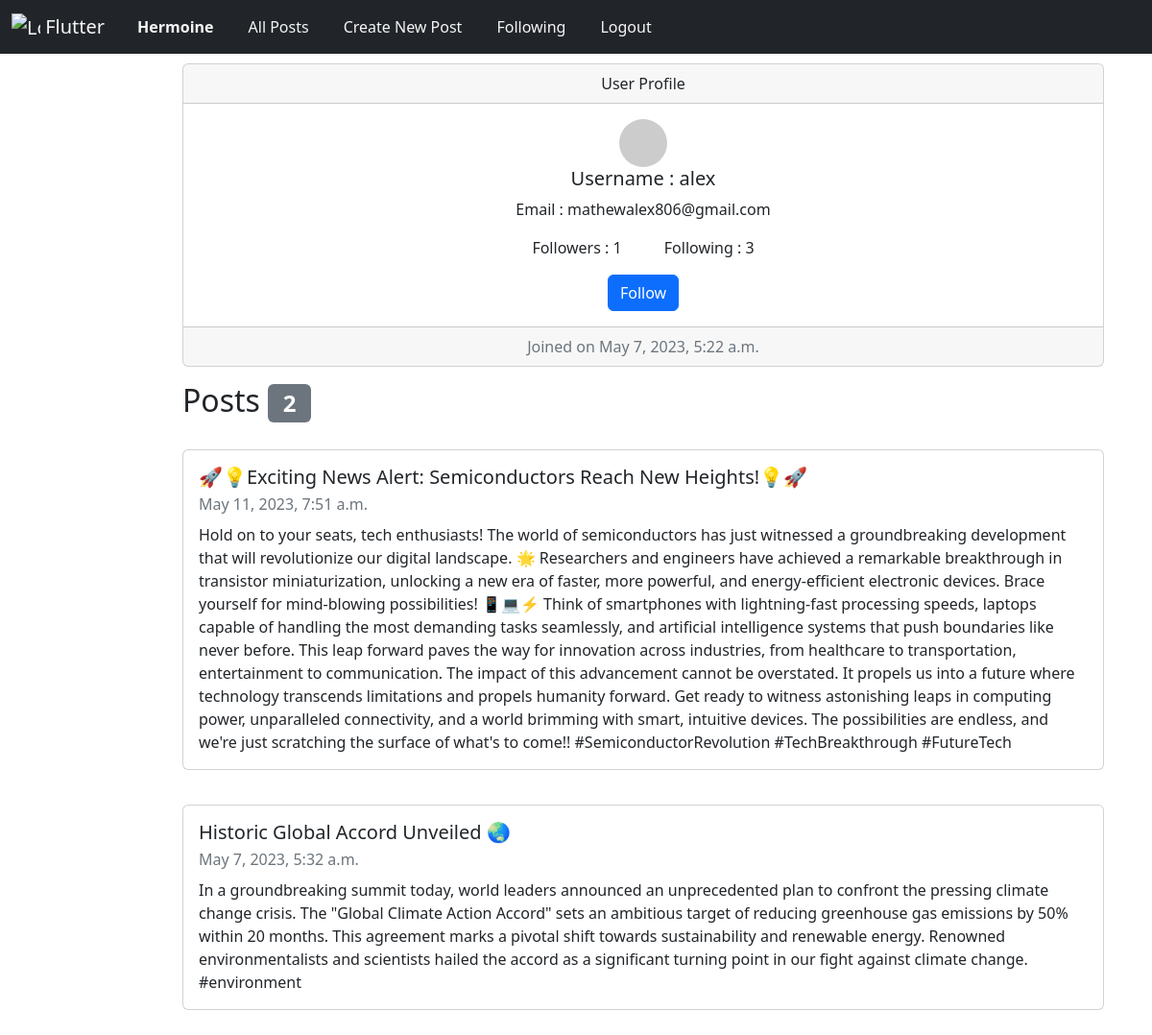
Page /profile/alex (signed in) on the committed database.
### network/models.py (models this page shows, shortened)
class User(AbstractUser):
    followers = models.ManyToManyField('self', related_name='following', symmetrical=False, blank=True)
    pic = models.CharField(max_length=500, default="https://www.kindpng.com/picc/m/24-248253_user-profile-default-image-png-clipart-png-download.png")

class Post(models.Model):
    user= models.ForeignKey(User, on_delete=models.CASCADE)
    title = models.CharField(max_length=64)
    description = models.TextField(max_length=2000)
    timestamp = models.DateTimeField(auto_now_add=True)

### network/views.py (the view)
# urls.py: path("profile/<str:username>", views.profile, name= "profile"),
def profile(request, username):
    user = User.objects.get(username= username)
    post = Post.objects.filter(user = User.objects.get(username = username))
    posts = post.order_by("-timestamp").all()
    no = len(posts)
    follow = user.followers.all()
    a=[]
    for i in follow:
        a.append(i.username)
    return render(request, "network/profile.html", {"user_obj": user, "posts": posts, "no": no, "follow": a})

### network/templates/network/profile.html (shortened to what this page needs)
{%extends 'network/layout.html'%}
{%load static%}
{%block body%}
<div class="cards">
<div class="card text-center" style="width: 60rem;">
    <div class="card-header">
      User Profile
    </div>
    <div class="card-body">
      <img src="{{user_obj.pic}}" class="avatar">
      <h5 class="card-title">Username : {{user_obj.username}}</h5>
      <p class="card-text">Email : {{user_obj.email}}</p>
      <p class="card-text">Followers : {{user_obj.followers.count}} Following : {{user_obj.following.count}}</p>
      {% if user_obj.username != user.username and user.is_authenticated%}
      {% if user.username in follow%}
      <form action="{%url 'follow_unfollow'%}" method="post">
    {%csrf_token%}
    <input type="hidden" name="username" value="{{user_obj.username}}">
      <button class="btn btn-danger" type="submit" name="follow" value="unfollow">UnFollow</button>
      </form>
      {%else%}
      <form action="{%url 'follow_unfollow'%}" method="post">
      <button class="btn btn-primary" type="submit" name="follow" value="follow">Follow</button>
      </form>
      {%endif%}
      {%endif%}
    </div>
    <div class="card-footer text-muted">
     Joined on  {{user_obj.date_joined}}
    </div>
</div>
<h2>Posts <span class="badge bg-secondary" style="color: white;">{{no}}</span></h2>
</div>
{% for i in posts%}
<div class="cards">
    <div class="card" style="width: 60rem;">
        <div class="card-body">
          <h5 class="card-title">{{i.title}}</h5>
          <p class="card-subtitle mb-2 text-muted">{{i.timestamp}}</p>
          <p class="card-text">{{i.description}}</p>
        </div>
      </div>
</div>
{% endfor %}
{%endblock%}

### network/templates/network/layout.html (shortened to what this page needs)
{% load static %}
<!DOCTYPE html>
<html lang="en">
    <head>
        <link rel="stylesheet" href="https://stackpath.bootstrapcdn.com/bootstrap/4.4.1/css/bootstrap.min.css">
        <link href="{% static 'network/styles.css' %}" rel="stylesheet">
        <link href="https://cdn.jsdelivr.net/npm/bootstrap@5.2.3/dist/css/bootstrap.min.css" rel="stylesheet">
        <link rel="stylesheet" href="https://cdnjs.cloudflare.com/ajax/libs/font-awesome/4.7.0/css/font-awesome.min.css">
    </head>
    <body style="background-image: url(https://mcdn.wallpapersafari.com/medium/27/32/jt4AoG.jpg);">
        <nav class="navbar navbar-expand-lg bg-dark">
            <div class="container-fluid">
                <a class="navbar-brand" href="{% url 'index'%}" style="color: whitesmoke;">
                    <img src="https://www.iconsdb.com/icons/preview/color/A020F0/twitter-xxl.png" alt="Logo" width="30" height="24" class="d-inline-block align-text-top">
                    Flutter
                  </a>
              <div class="collapse navbar-collapse" id="navbarNav">
                <ul class="navbar-nav">
                  {%if user.is_authenticated%}
                  <li class="nav-item">
                    <a class="nav-link active" aria-current="page" href="{%url 'profile' user.username %}" style="color: whitesmoke;"><strong>{{ user.username }}</strong></a>
                  </li>
                  {%endif%}
                  <li class="nav-item">
                    <a class="nav-link" href="{%url 'index'%}" style="color: whitesmoke;">All Posts</a>
                  </li>
                  {%if user.is_authenticated%}
                  <li class="nav-item">
                    <a class="nav-link" href="{% url 'new_post'%}" style="color: whitesmoke;">Create New Post</a>
                  </li>
                  <li class="nav-item">
                    <a class="nav-link" href="{% url 'following'%}" style="color: whitesmoke;">Following</a>
                  </li>
                  <li class="nav-item">
                    <a class="nav-link" href="{% url 'logout' %}" style="color: whitesmoke;">Logout</a>
                  </li>
                  {%endif%}
                </ul>
              </div>
            </div>
          </nav>
        <div class="body">
            {% block body %}
            {% endblock %}
        </div>
    </body>
</html>

### network/static/network/styles.css (style rules this page uses)
a { color: white; text-decoration: none; }
.cards { margin: auto; width: 70%; padding: 10px; }
.navbar ul li { padding: 0px 10px; }
.avatar { vertical-align: middle; width: 50px; height: 50px; border-radius: 50%; }

### rows in the picture
User: username "Hermoine"
User: username "alex", email "mathewalex806@gmail.com", followers.count "1", following.count "3", date_joined "May 7, 2023, 5:22 a.m."
Post: title "🚀💡Exciting News Alert: Semiconductors Reach New Heights!💡🚀", timestamp "May 11, 2023, 7:51 a.m.", description "Hold on to your seats, tech enthusiasts! The world of semiconductors has just witnessed a groundbreaking development that will revolutionize our digital landscape. 🌟 Researchers and engineers have achieved a remarkable breakthrough in transistor miniaturization, unlocking a new era of faster, more powerful, and energy-efficient electronic devices. Brace yourself for mind-blowing possibilities! 📱💻⚡ Think of smartphones with lightning-fast processing speeds, laptops capable of handling the most demanding tasks seamlessly, and artificial intelligence systems that push boundaries like never before. This leap forward paves the way for innovation across industries, from healthcare to…"
Post: title "Historic Global Accord Unveiled 🌏", timestamp "May 7, 2023, 5:32 a.m.", description "In a groundbreaking summit today, world leaders announced an unprecedented plan to confront the pressing climate change crisis. The \"Global Climate Action Accord\" sets an ambitious target of reducing greenhouse gas emissions by 50% within 20 months. This agreement marks a pivotal shift towards sustainability and renewable energy. Renowned environmentalists and scientists hailed the accord as a significant turning point in our fight against climate change. #environment"

### other values in the picture
{{ no }} "2"
